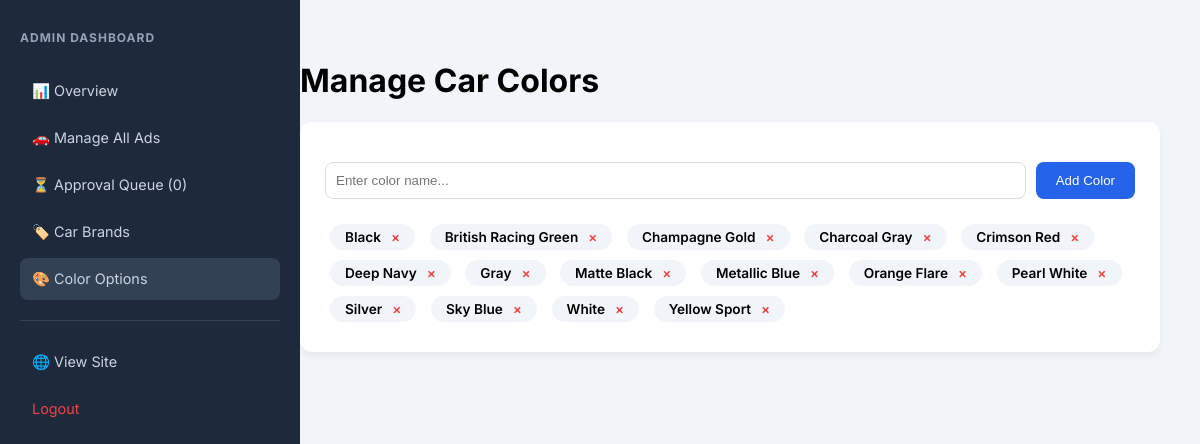
/admin.php?view=colors (signed in), run on the app's committed database.
### tables this page shows
CREATE TABLE `colors` (
  `id` int(11) NOT NULL,
  `color_name` varchar(50) NOT NULL
);

### admin.php (the view, shortened to what this page needs)
<?php
include 'db.php';
$view = $_GET['view'] ?? 'stats';
$total_value = $pdo->query("SELECT SUM(price) FROM cars WHERE status = 'available'")->fetchColumn() ?: 0;
$new_users = $pdo->query("SELECT COUNT(*) FROM users WHERE created_at >= NOW() - INTERVAL 1 DAY")->fetchColumn();
$counts = $pdo->query("SELECT status, COUNT(*) as count FROM cars GROUP BY status")->fetchAll(PDO::FETCH_KEY_PAIR);
$top_brand = $pdo->query("SELECT b.brand_name FROM cars c JOIN brands b ON c.brand_id = b.id GROUP BY c.brand_id ORDER BY COUNT(*) DESC LIMIT 1")->fetchColumn();
?>
<!DOCTYPE html>
<html lang="en">
<head>
</head>
<body>
<div class="sidebar">
    <h2>Admin Dashboard</h2>
    <a href="admin.php?view=stats" class="<?= $view=='stats'?'active':'' ?>">📊 Overview</a>
    <a href="admin.php?view=all_ads" class="<?= $view=='all_ads'?'active':'' ?>">🚗 Manage All Ads</a>
    <a href="admin.php?view=pending" class="<?= $view=='pending'?'active':'' ?>">⏳ Approval Queue (<?= $counts['pending'] ?? 0 ?>)</a>
    <a href="admin.php?view=brands" class="<?= $view=='brands'?'active':'' ?>">🏷️ Car Brands</a>
    <a href="admin.php?view=colors" class="<?= $view=='colors'?'active':'' ?>">🎨 Color Options</a>
    <hr style="border: 0; border-top: 1px solid #334155; margin: 20px 0;">
    <a href="index.php" target="_blank">🌐 View Site</a>
    <a href="logout.php" style="color:var(--danger)">Logout</a>
</div>
<div class="content">
    <?php if ($view == 'stats'): ?>
        <h1>System Statistics</h1>
        <div class="summary-grid">
            <div class="stat-card"><h3>Market Value</h3><div class="value">$<?= number_format($total_value) ?></div></div>
            <div class="stat-card" style="border-color:var(--success)"><h3>Today's Signups</h3><div class="value"><?= $new_users ?></div></div>
            <div class="stat-card" style="border-color:var(--warning)"><h3>Pending Approval</h3><div class="value"><?= $counts['pending'] ?? 0 ?></div></div>
            <div class="stat-card"><h3>Top Brand</h3><div class="value"><?= $top_brand ?: 'N/A' ?></div></div>
        </div>
    <?php elseif ($view == 'colors'): ?>
        <h1>Manage Car Colors</h1>
        <div class="card">
            <form method="POST">
                <div class="input-group">
                    <input type="text" name="color_name" placeholder="Enter color name..." required>
                    <button type="submit" name="save_color" class="btn-add">Add Color</button>
                </div>
            </form>
            <div style="margin-top:20px;">
                <?php foreach($pdo->query("SELECT * FROM colors ORDER BY color_name ASC") as $c): ?>
                    <div class="item-tag">
                        <?= htmlspecialchars($c['color_name']) ?>
                        <a href="admin.php?view=colors&delete_color=<?= $c['id'] ?>" style="color:var(--danger); text-decoration:none; margin-left:10px;" onclick="return confirm('Delete Color?')">×</a>
                    </div>
                <?php endforeach; ?>
            </div>
        </div>
    <?php endif; ?>
</div>
</body>
</html>

### admin.php (style rules this page uses)
:root { --primary: #1e293b; --accent: #2563eb; --danger: #ef4444; --success: #22c55e; --warning: #f59e0b; }
body { font-family: 'Inter', sans-serif; background: #f1f5f9; margin: 0; display: flex; }
.sidebar { width: 260px; background: var(--primary); color: white; min-height: 100vh; padding: 20px; position: fixed; }
.sidebar h2 { color: #94a3b8; font-size: 0.75rem; text-transform: uppercase; letter-spacing: 1px; margin-bottom: 25px; }
.sidebar a { display: block; color: #cbd5e1; text-decoration: none; padding: 12px; border-radius: 8px; margin-bottom: 5px; font-size: 0.9rem; }
.sidebar a:hover, .active { background: #334155; color: white; }
.content { flex: 1; margin-left: 260px; padding: 40px; }
.card { background: white; padding: 25px; border-radius: 12px; box-shadow: 0 4px 6px rgba(0,0,0,0.05); margin-bottom: 30px; }
.item-tag { display: inline-flex; align-items: center; background: #f1f5f9; padding: 5px 15px; border-radius: 20px; margin: 5px; font-weight: 600; font-size: 0.85rem; }
.input-group { display: flex; gap: 10px; margin-top: 15px; }
input[type="text"] { flex: 1; padding: 10px; border: 1px solid #ddd; border-radius: 8px; }
.btn-add { background: var(--accent); color: white; border: none; padding: 10px 20px; border-radius: 8px; cursor: pointer; }

### data on the page
colors: color_name "Black"
colors: color_name "British Racing Green"
colors: color_name "Champagne Gold"
colors: color_name "Charcoal Gray"
colors: color_name "Crimson Red"
colors: color_name "Deep Navy"
colors: color_name "Gray"
colors: color_name "Matte Black"
colors: color_name "Metallic Blue"
colors: color_name "Orange Flare"
colors: color_name "Pearl White"
colors: color_name "Silver"
colors: color_name "Sky Blue"
colors: color_name "White"
colors: color_name "Yellow Sport"

### other printed values
$counts['pending'] "0"
